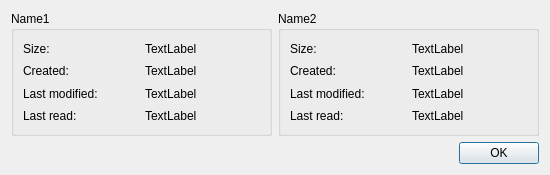
<?xml version="1.0" encoding="UTF-8"?>
<ui version="4.0">
 <class>ComparatorDialog</class>
 <widget class="QDialog" name="ComparatorDialog">
  <property name="geometry">
   <rect>
    <x>0</x>
    <y>0</y>
    <width>550</width>
    <height>175</height>
   </rect>
  </property>
  <property name="sizePolicy">
   <sizepolicy hsizetype="Fixed" vsizetype="Fixed">
    <horstretch>0</horstretch>
    <verstretch>0</verstretch>
   </sizepolicy>
  </property>
  <property name="minimumSize">
   <size>
    <width>200</width>
    <height>175</height>
   </size>
  </property>
  <property name="maximumSize">
   <size>
    <width>550</width>
    <height>175</height>
   </size>
  </property>
  <property name="windowTitle">
   <string>Dialog</string>
  </property>
  <property name="sizeGripEnabled">
   <bool>false</bool>
  </property>
  <layout class="QGridLayout" name="gridLayout">
   <item row="0" column="0">
    <widget class="QGroupBox" name="gbFile1">
     <property name="title">
      <string>Name1</string>
     </property>
     <layout class="QGridLayout" name="gridLayout_2">
      <item row="0" column="0">
       <widget class="QLabel" name="label">
        <property name="text">
         <string>Size:</string>
        </property>
       </widget>
      </item>
      <item row="0" column="1">
       <widget class="QLabel" name="l_size_1">
        <property name="text">
         <string>TextLabel</string>
        </property>
       </widget>
      </item>
      <item row="1" column="0">
       <widget class="QLabel" name="label_2">
        <property name="text">
         <string>Created:</string>
        </property>
       </widget>
      </item>
      <item row="1" column="1">
       <widget class="QLabel" name="l_created_1">
        <property name="text">
         <string>TextLabel</string>
        </property>
       </widget>
      </item>
      <item row="2" column="0">
       <widget class="QLabel" name="label_3">
        <property name="text">
         <string>Last modified:</string>
        </property>
       </widget>
      </item>
      <item row="2" column="1">
       <widget class="QLabel" name="l_mod_1">
        <property name="text">
         <string>TextLabel</string>
        </property>
       </widget>
      </item>
      <item row="3" column="0">
       <widget class="QLabel" name="label_4">
        <property name="text">
         <string>Last read:</string>
        </property>
       </widget>
      </item>
      <item row="3" column="1">
       <widget class="QLabel" name="l_read_1">
        <property name="text">
         <string>TextLabel</string>
        </property>
       </widget>
      </item>
     </layout>
    </widget>
   </item>
   <item row="0" column="1">
    <widget class="QGroupBox" name="gbFile2">
     <property name="title">
      <string>Name2</string>
     </property>
     <layout class="QGridLayout" name="gridLayout_3">
      <item row="0" column="0">
       <widget class="QLabel" name="label_5">
        <property name="text">
         <string>Size:</string>
        </property>
       </widget>
      </item>
      <item row="0" column="1">
       <widget class="QLabel" name="l_size_2">
        <property name="text">
         <string>TextLabel</string>
        </property>
       </widget>
      </item>
      <item row="1" column="0">
       <widget class="QLabel" name="label_8">
        <property name="text">
         <string>Created:</string>
        </property>
       </widget>
      </item>
      <item row="1" column="1">
       <widget class="QLabel" name="l_created_2">
        <property name="text">
         <string>TextLabel</string>
        </property>
       </widget>
      </item>
      <item row="2" column="0">
       <widget class="QLabel" name="label_6">
        <property name="text">
         <string>Last modified:</string>
        </property>
       </widget>
      </item>
      <item row="2" column="1">
       <widget class="QLabel" name="l_mod_2">
        <property name="text">
         <string>TextLabel</string>
        </property>
       </widget>
      </item>
      <item row="3" column="0">
       <widget class="QLabel" name="label_7">
        <property name="text">
         <string>Last read:</string>
        </property>
       </widget>
      </item>
      <item row="3" column="1">
       <widget class="QLabel" name="l_read_2">
        <property name="text">
         <string>TextLabel</string>
        </property>
       </widget>
      </item>
     </layout>
    </widget>
   </item>
   <item row="1" column="0" colspan="2">
    <widget class="QDialogButtonBox" name="buttonBox">
     <property name="orientation">
      <enum>Qt::Horizontal</enum>
     </property>
     <property name="standardButtons">
      <set>QDialogButtonBox::Ok</set>
     </property>
    </widget>
   </item>
  </layout>
 </widget>
 <resources/>
 <connections>
  <connection>
   <sender>buttonBox</sender>
   <signal>accepted()</signal>
   <receiver>ComparatorDialog</receiver>
   <slot>accept()</slot>
   <hints>
    <hint type="sourcelabel">
     <x>248</x>
     <y>254</y>
    </hint>
    <hint type="destinationlabel">
     <x>157</x>
     <y>274</y>
    </hint>
   </hints>
  </connection>
  <connection>
   <sender>buttonBox</sender>
   <signal>rejected()</signal>
   <receiver>ComparatorDialog</receiver>
   <slot>reject()</slot>
   <hints>
    <hint type="sourcelabel">
     <x>316</x>
     <y>260</y>
    </hint>
    <hint type="destinationlabel">
     <x>286</x>
     <y>274</y>
    </hint>
   </hints>
  </connection>
 </connections>
</ui>
